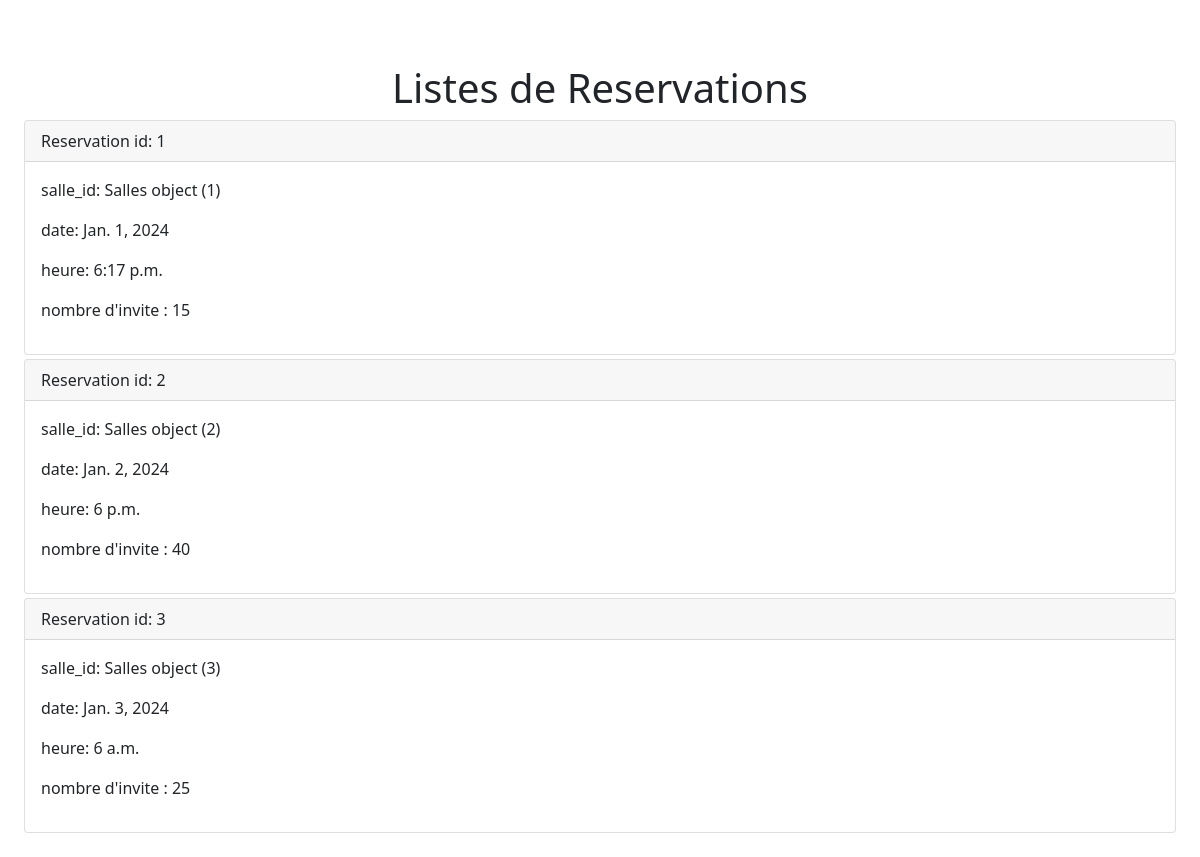
The page /User/ListesReservations/ on the database its author committed.
### User/models.py (models this page shows, shortened)
class Reservations(models.Model):
    reservation_id = models.AutoField(primary_key=True)
    salle_id = models.ForeignKey('Administrator.Salles', on_delete=models.CASCADE, related_name='salles')
    date = models.DateField()
    heure = models.TimeField()
    equipment = models.ManyToManyField('Administrator.Salles', related_name='reservations_set')
    nbr_invt = models.IntegerField()

### Administrator/models.py (models this page shows, shortened)
class Salles(models.Model):
    salle_id = models.AutoField(primary_key=True)
    capacite = models.IntegerField()
    equipment = models.ManyToManyField('Administrator.Equipment', related_name='salles_set')
    def __str__(self) -> str:
        return super().__str__()

### User/views.py (the view)
# urls.py: path('ListesReservations/',reservationsListView.as_view(),name="User"),
class reservationsListView(ListView):
     model=Reservations
     template_name='User/ListesReservations.html'
     context_object_name='listReservations'

### User/templates/User/ListesReservations.html (shortened to what this page needs)
{% extends "User/base.html" %}
{%block content%}
  <h1 style="text-align:center"> Listes de Reservations </h1>
  {%for Reservation in listReservations%}
  <div class="card mb-1">
    <div class="card-header">
      Reservation id: {{Reservation.reservation_id}}
    </div>
    <div class="card-body">
      <p>
        salle_id: {{Reservation.salle_id}}
      </p>
      <p>
        date: {{Reservation.date}}
      </p>
      <p>
        heure: {{Reservation.heure}}
      </p>
      <p>
        nombre d'invite : {{Reservation.nbr_invt}}
      </p>
    </div>
  </div>
  {% endfor %}
{%endblock content%}

### User/templates/User/base.html (shortened to what this page needs)
{% load static %}
<!DOCTYPE html>
<html lang="en">
  <head>
    <link href="https://cdn.jsdelivr.net/npm/bootstrap@5.0.2/dist/css/bootstrap.min.css" rel="stylesheet">
  </head>
  <body>
      <button class="navbar-toggler" type="button" data-toggle="collapse" data-target="#navbarNav" aria-controls="navbarNav" aria-expanded="false" aria-label="Toggle navigation">
        <span class="navbar-toggler-icon"></span>
      </button>
    <div class="m-4">
      {%block content%}{% endblock %}
    </div>
  </body>
</html>

### rows shown on the page
Reservations: reservation_id "1", salle_id "Salles object (1)", date "Jan. 1, 2024", heure "6:17 p.m.", nbr_invt "15"
Reservations: reservation_id "2", salle_id "Salles object (2)", date "Jan. 2, 2024", heure "6 p.m.", nbr_invt "40"
Reservations: reservation_id "3", salle_id "Salles object (3)", date "Jan. 3, 2024", heure "6 a.m.", nbr_invt "25"
